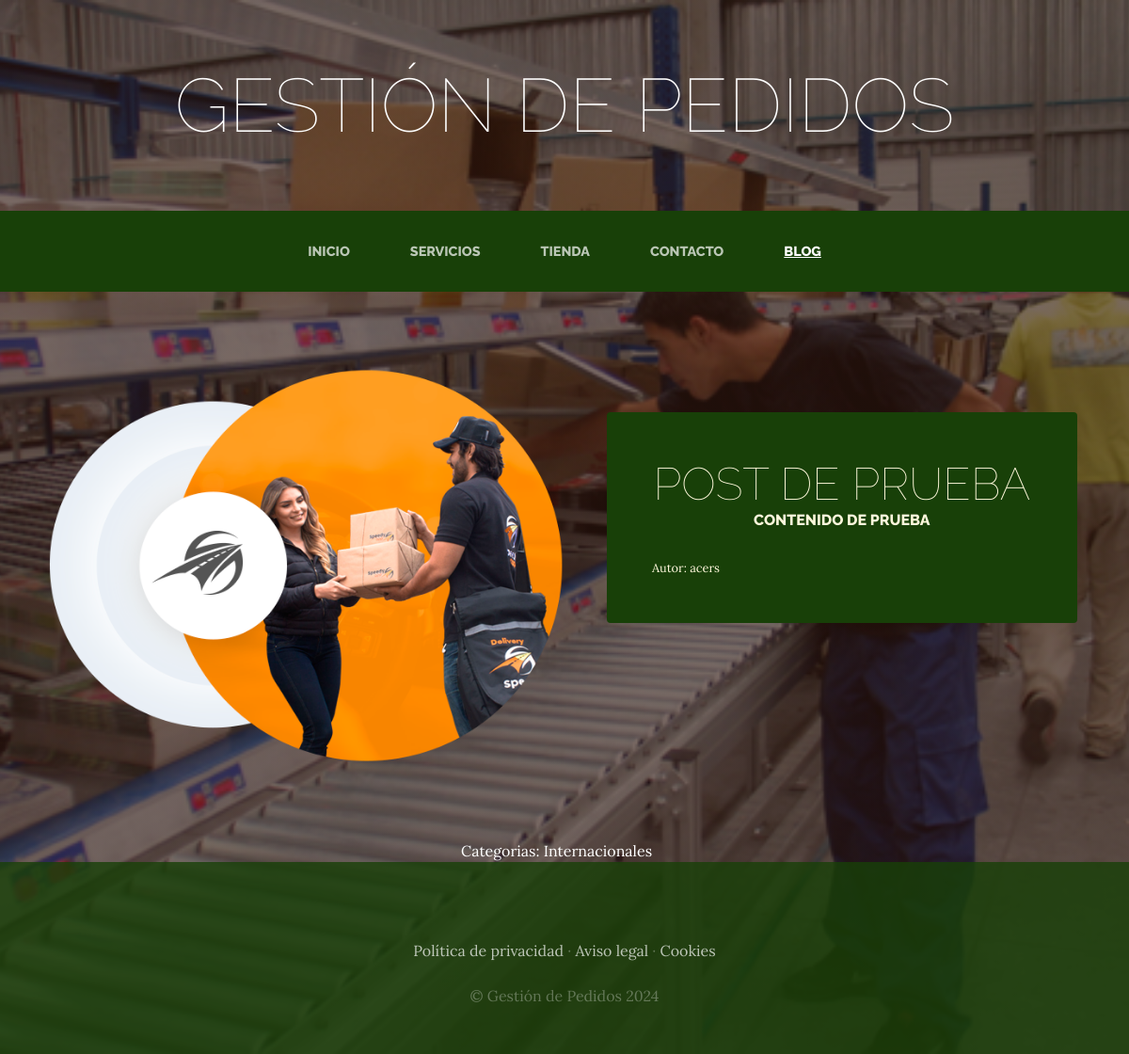
The app's page /blog/categoria/1/ with its own data.
### blog/models.py (models this page shows, shortened)
class Post(models.Model):
    titulo=models.CharField(max_length=50)
    contenido=models.CharField(max_length=50)
    imagen=models.ImageField(upload_to='blog', null=True, blank=True)
    autor=models.ForeignKey(User, on_delete=models.CASCADE)
    categorias=models.ManyToManyField(Categoria)
    created=models.DateTimeField(auto_now_add=True)
    updated=models.DateTimeField(auto_now_add=True)
    class Meta:
        verbose_name = 'post'
        verbose_name_plural = 'posts'

class Categoria(models.Model):
    nombre=models.CharField(max_length=50)
    created=models.DateTimeField(auto_now_add=True)
    updated=models.DateTimeField(auto_now_add=True)
    class Meta:
        verbose_name = 'categoria'
        verbose_name_plural = 'categorias'

### blog/views.py (the view)
# urls.py: path("categoria/<int:categoria_id>/", views.categoria, name="categoria"),
def categoria(request, categoria_id):
    categoria=Categoria.objects.get(id=categoria_id)
    posts = Post.objects.filter(categorias=categoria)
    return render(request, "blog/categoria.html", {"categoria" : categoria, "posts" : posts})

### blog/templates/blog/categoria.html
{% extends "ProyectoWebApp/base.html" %}
{% load static %}
{% block content %}
    {% for post in posts %}
   <section class="page-section clearfix">
    <div class="container">
      <div class="intro">
        <img class="intro-img img-fluid mb-3 mb-lg-0 rounded" src="{{post.imagen.url}}" alt="" style="width: 50%">
        <div class="intro-text left-0 text-center bg-faded p-5 rounded">
          <h2 class="section-heading mb-4" >
            <span class="section-heading-lower">{{post.titulo}}</span>
            <span class="section-heading-upper">{{post.contenido}}</span>
          </h2>
          <div style="text-align: left; font-size: 0.8em">
            Autor: {{post.autor}}
          </div>
        </div>
      </div>
    </div>
  </section>
    {% endfor %}
  <section>
    <div style="width: 75%; margin: auto; text-align: center; color: white">
        Categorias:
        {% for post in posts %}
            {% for categoria in post.categorias.all %}
                {{categoria.nombre}} &nbsp;&nbsp;&nbsp;
            {% endfor %}
        {% endfor %}
    </div>
  </section>
{% endblock %}

### ProyectoWebApp/static/ProyectoWebApp/css/gestion.css (style rules this page uses)
body { font-family: 'Lora'; background: linear-gradient(rgba(47, 23, 15, 0.65), rgba(47, 23, 15, 0.65)), url("../img/bg_main.jpg"); background-attachment: fixed; background-position: center; background-size: cover; }
h1, h2, h3, h4, h5, h6 { font-family: 'Raleway'; }
.page-section { margin-top: 5rem; margin-bottom: 5rem; }
.section-heading { text-transform: uppercase; }
.section-heading .section-heading-upper { display: block; font-size: 1rem; font-weight: 800; padding-bottom:.5rem; }
.section-heading .section-heading-lower { display: block; font-size: 3rem; font-weight: 100; }
.bg-faded { background-color: rgba(255, 255, 255, 0.85); }
.intro { position: relative; }
@media (min-width: 992px) { .intro .intro-img { width: 75%; float: left; } }
@media (min-width: 992px) { .intro .intro-text { left: 600; width: 60%; margin-top: 3rem; background-color: rgba(24, 64, 8); color: cornsilk; position: absolute; } }
@media (min-width: 1200px) { .intro .intro-text { width: 45%; } }

### records on screen
Post: imagen (picture), titulo "POST DE PRUEBA", contenido "CONTENIDO DE PRUEBA", autor "acers"
Categoria: nombre "Internacionales"
